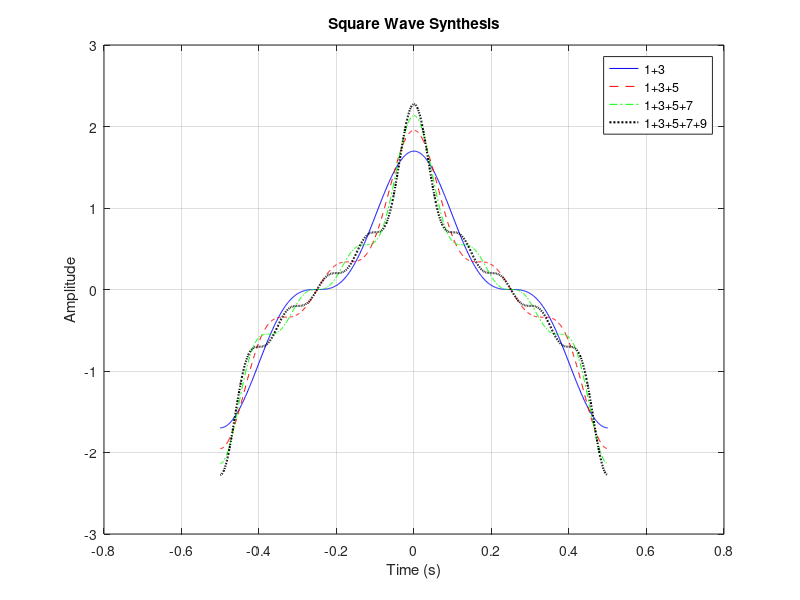
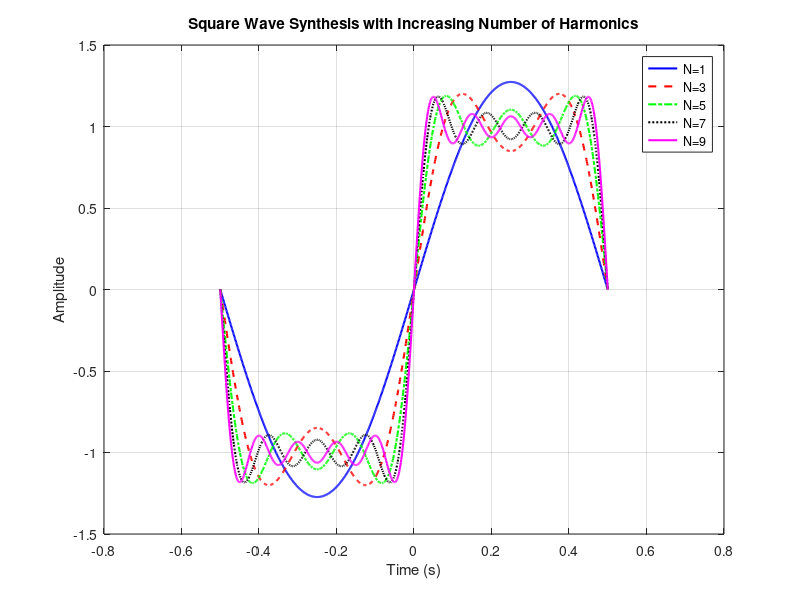

These charts were generated, in order, by the following MATLAB code:
% Section A: Square Wave Synthesis
clear; close all; clc;
% Parameters
T = 1;          % Period (seconds)
t = -T/2:0.001:T/2;  % Time vector, small steps for smooth plot
N = [1 3 5 7 9];     % Harmonic components
%%
% Preallocate arrays for different harmonic sums
y1 = zeros(1,length(t));    % 1+3
y2 = zeros(1,length(t));    % 1+3+5
y3 = zeros(1,length(t));    % 1+3+5+7
y4 = zeros(1,length(t));    % 1+3+5+7+9
%%
% Calculation loop
for i = 1:length(N)
    n = N(i);
    An = 4/(n*pi);  % Fourier coefficient for square wave
    harm = An*cos(2*pi*n*t/T);
    
    y1 = y1 + (i<=2)*harm;  % First 2 terms
    y2 = y2 + (i<=3)*harm;  % First 3 terms
    y3 = y3 + (i<=4)*harm;  % First 4 terms
    y4 = y4 + harm;         % All terms
end
%%
% Plot
figure
plot(t, y1, 'b-', t, y2, 'r--', t, y3, 'g-.', t, y4, 'k:', 'LineWidth', 1.5)
grid on
legend('1+3', '1+3+5', '1+3+5+7', '1+3+5+7+9')
xlabel('Time (s)')
ylabel('Amplitude')
title('Square Wave Synthesis')
%%
% Alternate
% Part A: Square Wave Synthesis
T = 1;                          % Period (seconds)
t = -T/2:0.001:T/2;             % Time vector
N_values = [1, 3, 5, 7, 9];     % Harmonic components

% Initialize array to store partial sums
y_sums = zeros(length(N_values), length(t));

for idx = 1:length(N_values)
    N = N_values(idx);
    y = zeros(size(t));
    for n = 1:2:N               % Sum over odd harmonics
        Bn = 4/(n*pi);
        y = y + Bn * sin(2*pi*n*t/T);
    end
    y_sums(idx, :) = y;
end

% Plotting the harmonic sums
figure;
plot(t, y_sums(1,:), 'b-', 'LineWidth', 1.5); hold on;
plot(t, y_sums(2,:), 'r--', 'LineWidth', 1.5);
plot(t, y_sums(3,:), 'g-.', 'LineWidth', 1.5);
plot(t, y_sums(4,:), 'k:', 'LineWidth', 1.5);
plot(t, y_sums(5,:), 'm-', 'LineWidth', 1.5);
grid on;
legend('N=1', 'N=3', 'N=5', 'N=7', 'N=9');
xlabel('Time (s)');
ylabel('Amplitude');
title('Square Wave Synthesis with Increasing Number of Harmonics');
